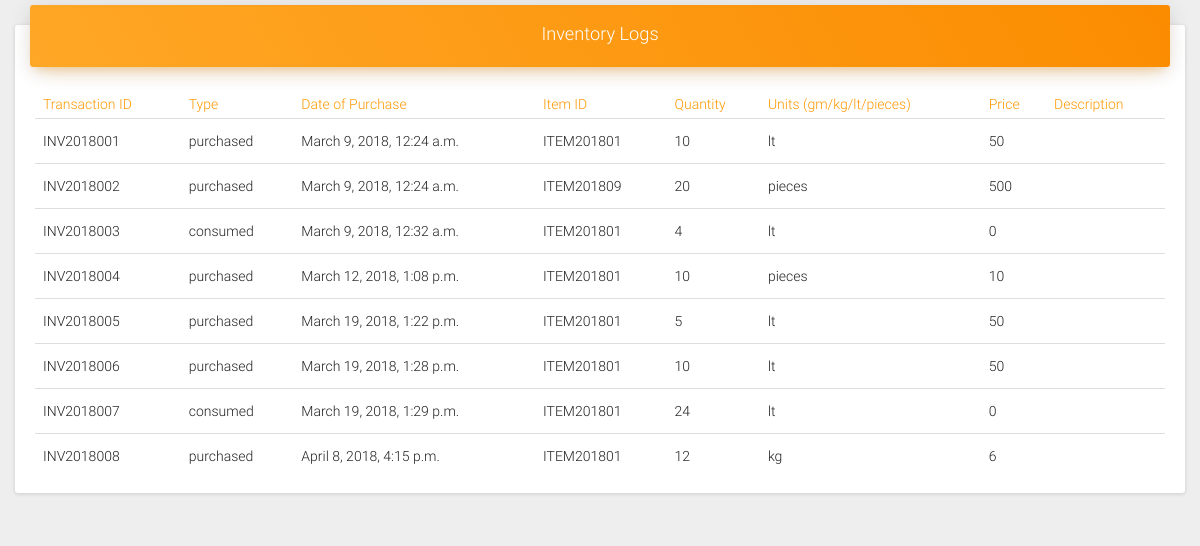
Before: /inventory/view/ with the older database file.
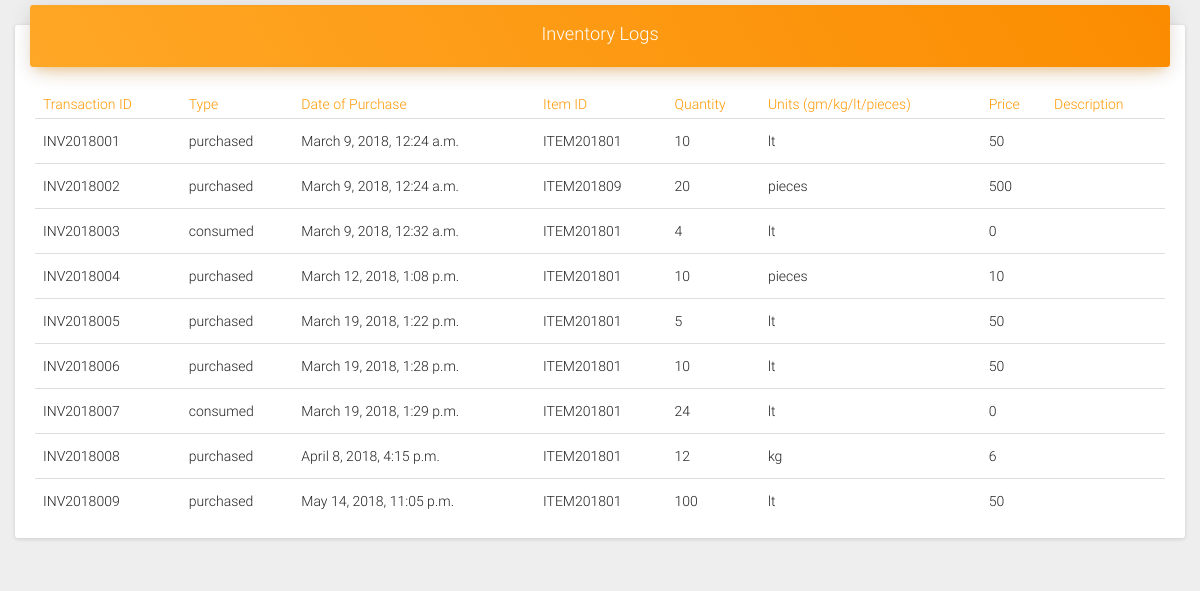
After: the same page with the newer database file.
### Inventory/models.py (models this page shows, shortened)
class Inventory(models.Model):
    inv_log_id = models.CharField(max_length=10,default=inventory_id , primary_key=True)
    date = models.DateTimeField(auto_now=True)
    item = models.ForeignKey(InventoryItems)
    quantity = models.CharField(max_length=4)
    unit = models.CharField(max_length=6)
    price = models.CharField(max_length=5)
    description = models.CharField(max_length=30, blank=True)
    type = models.CharField(max_length=9)

class InventoryItems(models.Model):
    item_id = models.CharField(max_length=10 ,default=item_id, primary_key=True)
    name = models.CharField(max_length=20)
    quantity = models.IntegerField(default=0)
    unit = models.CharField(max_length=6,null=True)
    category = models.CharField(max_length=30)
    def __str__(self):
        return self.item_id

### Inventory/views.py (the view)
def inventory_logs(request):
    return render(request, 'logs.html', {'context':Inventory.objects.all()})

### Inventory/templates/logs.html (shortened to what this page needs)
<!doctype html>
<html lang="en">
<head>
    {%load static%}
    <link href="{%static 'assets/css/bootstrap.min.css'%}" rel="stylesheet" />
    <link href="{%static 'assets/css/material-dashboard.css'%}" rel="stylesheet" />
    <link href="{%static 'assets/css/demo.css'%}" rel="stylesheet" />
    <link href="{%static 'assets/css/fontawesome.min.css'%}" rel="stylesheet">
    <link href="{%static 'assets/css/materialicons.css'%}" rel="stylesheet" type="text/css">
</head>
<body>
    <div class="wrapper">
        <div>
            <div class="content">
                <div class="container-fluid">
                    <div class="row">
                        <div class="col-md-12">
                            <div class="card">
                                <div class="card-header" data-background-color="orange">
                                    <h4 class="title" align="center">Inventory Logs</h4>
                                </div>
                                <div class="card-content table-responsive">
                                    <table class="table">
                                        <thead class="text-warning">
                                            <th>Transaction ID</th>
                                            <th>Type</th>
                                            <th>Date of Purchase</th>
                                            <th>Item ID</th>
                                            <th>Quantity</th>
                                            <th>Units (gm/kg/lt/pieces)</th>
                                            <th>Price</th>
                                            <th>Description</th>
                                        </thead>
                                        <tbody>
                                            {% for i in context %}
                                                <tr>
                                                    <td>{{ i.inv_log_id }}</td>
                                                    <td>{{ i.type }}</td>
                                                    <td>{{ i.date }}</td>
                                                    <td>{{ i.item}}</td>
                                                    <td>{{i.quantity }}</td>
                                                    <td>{{ i.unit }}</td>
                                                    <td>{{i.price}}</td>
                                                    <td>{{i.desc}}</td>
                                                {% endfor %}
                                        </tbody>
                                    </table>
                                </div>
                            </div>
                        </div>
                    </div>
                </div>
            </div>
        </div>
    </div>
</body>
{%load static%}
</html>

Changed rows visible on the page:
added Inventory: inv_log_id "INV2018009", type "purchased", date "May 14, 2018, 11:05 p.m.", item "ITEM201801", quantity "100", unit "lt", price "50"
